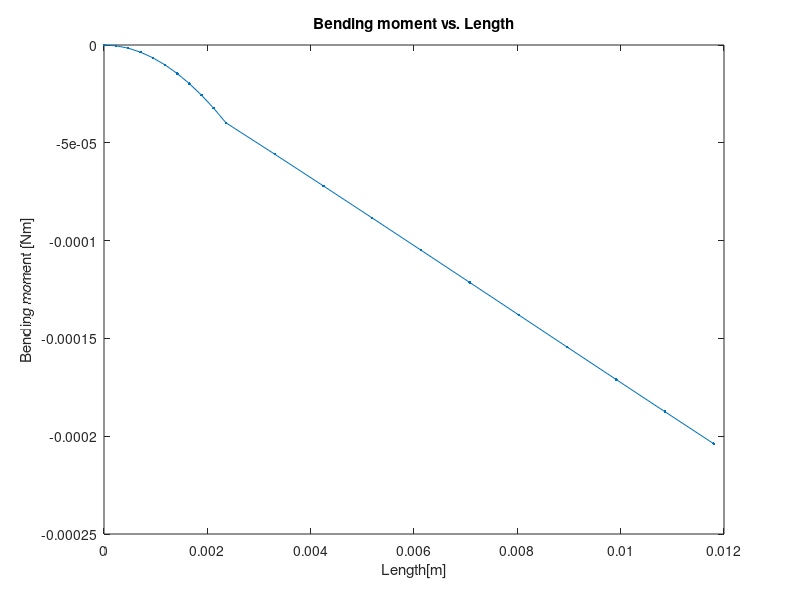
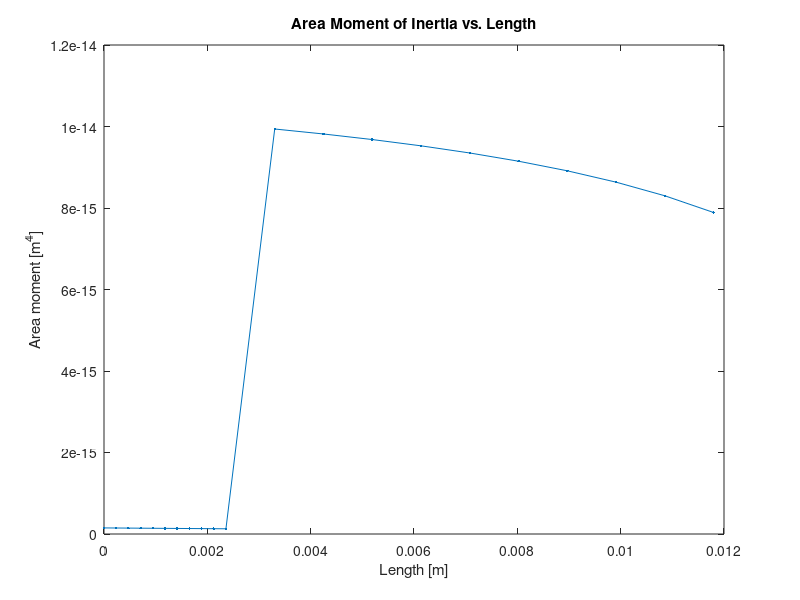
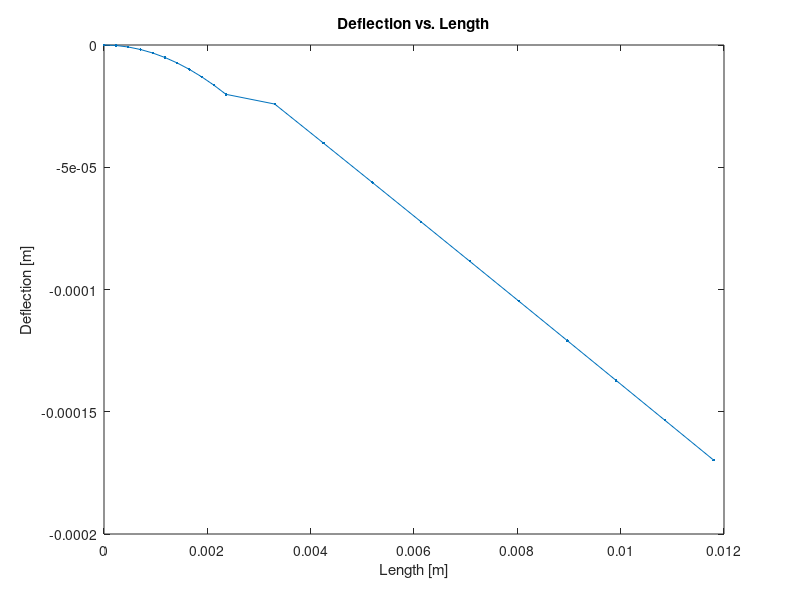
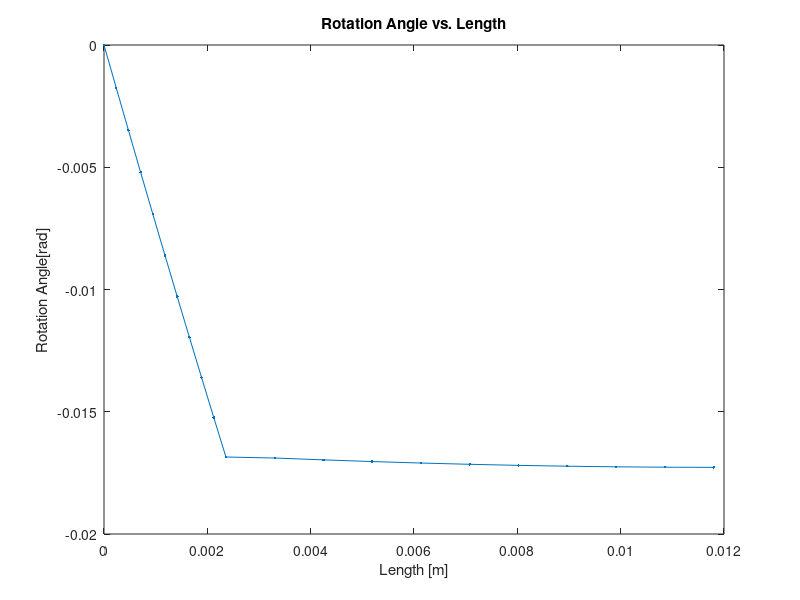

Reproduce these figures in MATLAB, in order.
%Lawrence Custodio MAE 150 HW 6 Problem 3
clc;clear all;close all;
%Given dimensions:
L = 11.8e-3;    %Length    
L1 = 0.2*L;     %length, unflanged
L1u = L1/10;    %unit length, unflanged
L2 = L-L1;      %length, flanged
L2u = L2/10;    %unit length, flanged
B = 3.5e-3;     %Base width
b = 1e-3;       %Tip width
t = 80e-6;      %beam thickness
P = 20e-3;      %load P @ x=L
E = 200e9;      %Modulus
h = .8e-3;      %flange height
%Formulating array w containing width for each respective node:
%Nodes at unflanged region:
for node = 1:11 
    x(node) = (node-1)*(L1u);
end
%Nodes at flanged region:
for node = 12:21 
    x(node) = x(11)+ (node-11)*(L2u);
end
%Equation for width on node x:
width = ((b-B)*(x))/L + B;

%Area moment of inertia, J of nodes at centroid
%Unflanged:
for i = 1:11
    J(i) = (width(i)*t^3)/12; 
end
%Flanged:
for i = 12:21
    A(i-11) = ((width(i)-t)*t) + h*t; %Area of cross section
    ybar(i-11) = (1/A(i-11))*((width(i)-t)*t*.5*t + t*h*.5*h);%Centroidal axis;
    Jc(i-11) = (((width(i)-t)*t^3)/3) + ((t*h^3)/3); %Area moment
    J(i) = Jc(i-11) - (((ybar(i-11))^2) * A(i-11)); %Area moment at centroidal axis
end

%Area moment at elements == average(prior+after)
for step = 1:20 %20 elements total
    Jmean(step) = (J(step)+J(step+1))/2;
end

%FEA for nodal forces + displacements
%unflanged region
Kg = zeros(42,42); %Global stiffness matrix: size =21 nodes * 2DOF
for step = 1:20
    %individual stiffness matrix kmx
    %L will vary for unflanged-flanged
    if (step<=11)
        LL = L1u;
    else
        LL = L2u;
    end
    kmx = ((E*Jmean(step))/LL^3) * [12 6*LL -12 6*LL; 
        6*LL 4*LL^2 -6*LL 2*LL^2; -12 -6*LL 12 -6*LL; 
        6*LL 2*LL^2 -6*LL 4*LL^2];
    Kt = zeros(42,42); %Auxiliary Matrix
    Kt(2*step-1:2*step+2,2*step-1:2*step+2) = kmx;
    Kg = Kg+Kt;
end
%Forces
Fall = zeros(42,1); %Force vector
Fall(41) = -P;
F = Fall(3:42); %Reduced; Apply BCs: F1->F=0 and F2->M=0
%Net displacement, disp = reduced Kg\F
disp = zeros(42,1);
disp (3:42) = Kg(3:42,3:42)\F;
FR = Kg*disp;%Reaction forces
%Deflection, w and rotation, theta
%Odd components denote deflection; evens = rotation
for def=1:21
    odd = 2*def-1;
    even = 2*def;
    w(def) = disp(odd);
    theta(def) = disp(even);
end
%Bending moments: L*theta
for n=1:21
bend(n) = x(n)*theta(n);
end

%Plotting
%Bending moment
plot(x,bend,'.-')
title('Bending moment vs. Length')
xlabel('Length[m]')
ylabel('Bending moment [Nm]')
%Area moment of inertia
figure
plot(x,J,'.-')
title('Area Moment of Inertia vs. Length')
xlabel('Length [m]')
ylabel('Area moment [m^4]')
%Deflection
figure
plot(x,w,'.-')
title('Deflection vs. Length')
xlabel('Length [m]')
ylabel('Deflection [m]')
%Rotation Angle
figure
plot(x,theta,'.-')
title('Rotation Angle vs. Length')
xlabel('Length [m]')
ylabel('Rotation Angle[rad]')
